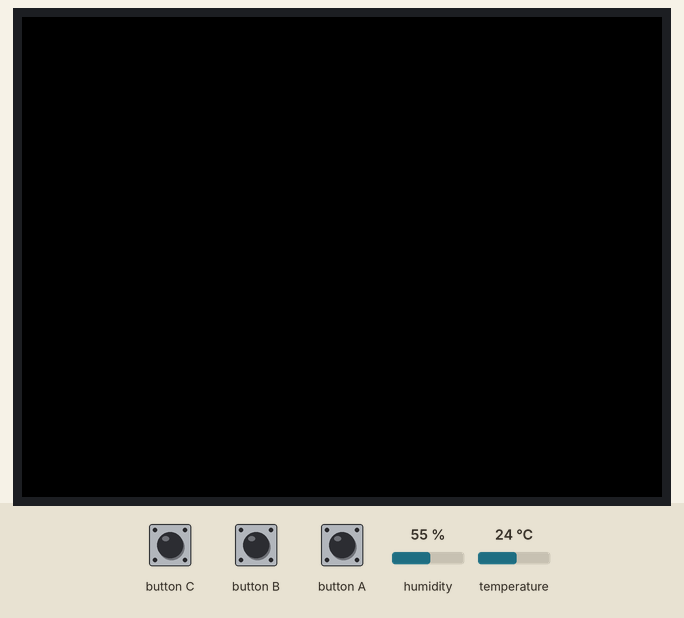
Bench run of a sketch on a simulated ESP32. Shown: 320×240 colour display. Inputs (shaded band) come from the test bench; at power-on: temperature 24 °C, humidity 55 %.

Above: at 1.3 s.
1.4 s: temperature set to 18.6 °C
2.9 s: temperature set to 17.4 °C
At 3.7 s:
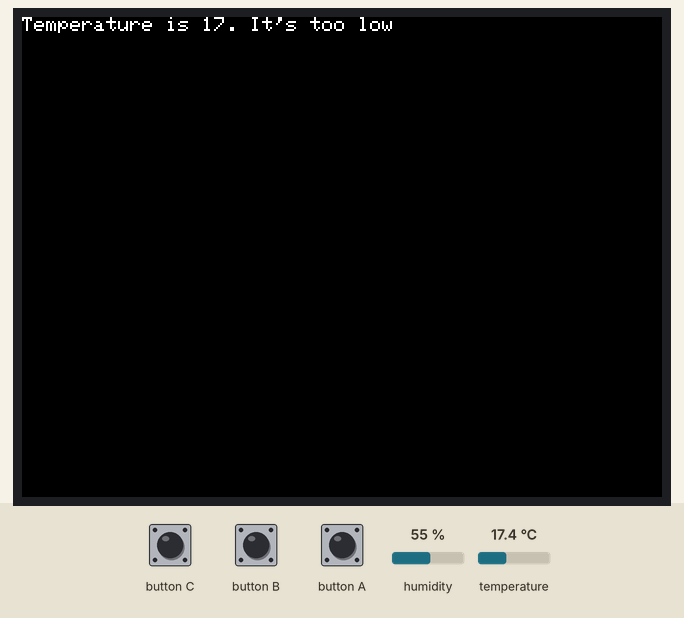
4.4 s: temperature set to 12 °C
At 4.9 s:
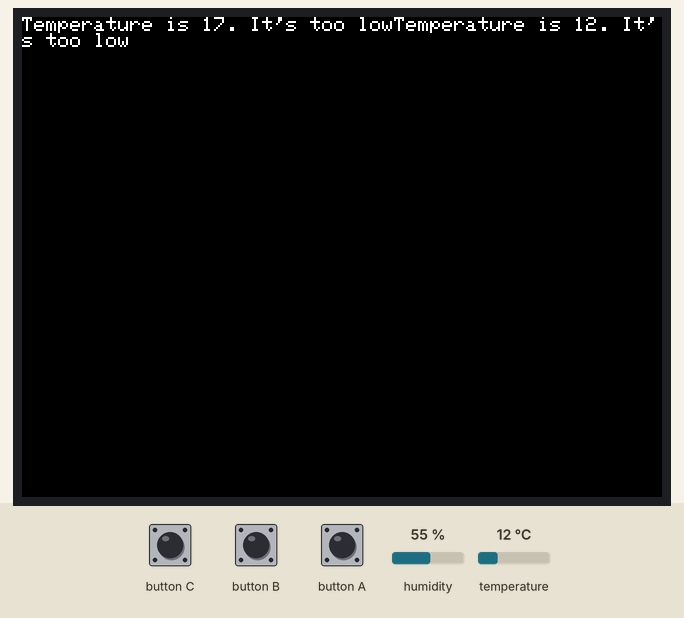
5.9 s: temperature set to 28 °C
At 7.1 s:
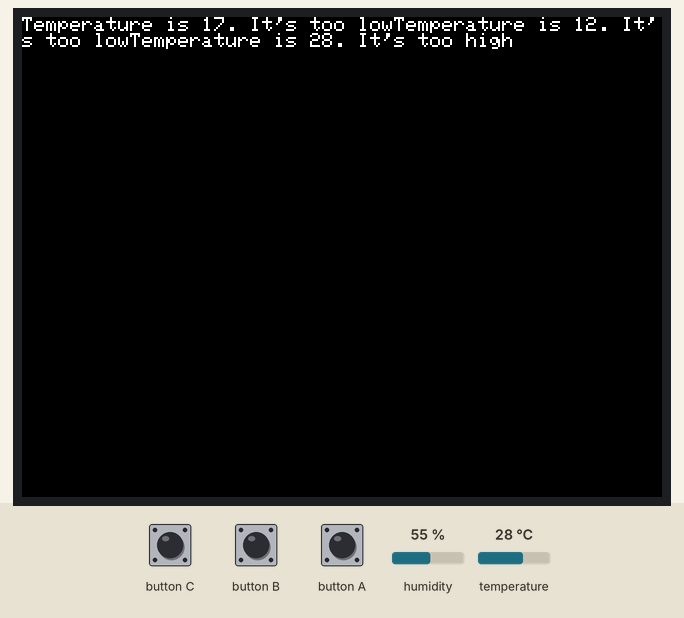
7.4 s: temperature set to 33 °C
At 8.4 s:
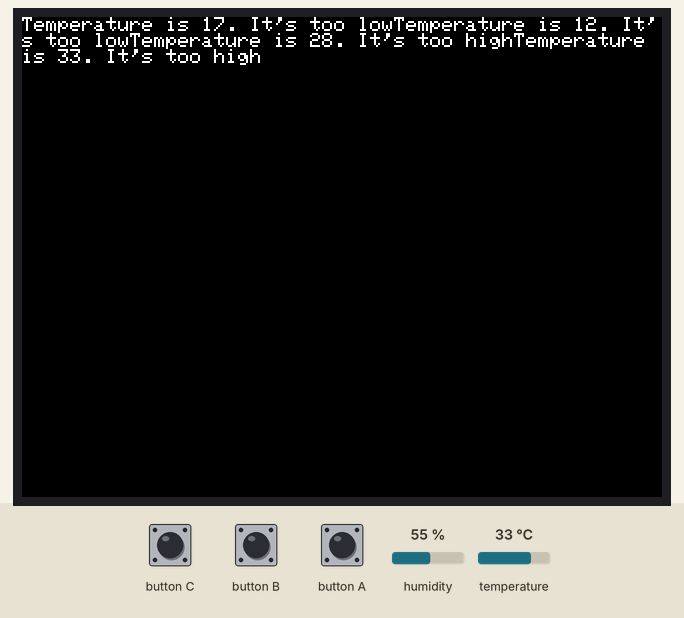
Timing chart, 0 to 9.9 s (numbered marks = the images above; inputs shaded):
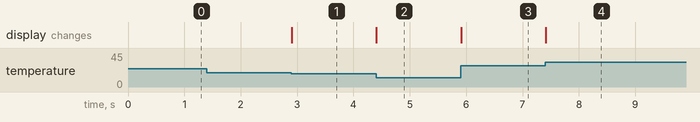

Measured:
- the behaviour switches between 18 and 17.9 °C on temperature (found by bisection; images 0 and 1)
- after the input at 1.4 s, every drawn part: stays the same
- after the input at 2.9 s, the display: changes at once (image 1)
- after the input at 4.4 s, the display: changes at once (image 2)
- after the input at 5.9 s, the display: changes at once (image 3)
- after the input at 7.4 s, the display: changes at once (image 4)

The sketch:

temp.ino
```cpp
#include <M5Stack.h>
#include "DHT12.h"
#include <Wire.h>

DHT12 dht12;
int t;
int old_t = -1000;

void setup() {
  // put your setup code here, to run once:
  M5.begin();
  Wire.begin();
}

void loop() {
  // put your main code here, to run repeatedly:
  t = dht12.readTemperature();
  if (t != old_t)
  {
    if (t > 27)
    {
      M5.Lcd.printf("Temperature is %d. It's too high", t);
    }
    else if (t < 18)
    {
      M5.Lcd.printf("Temperature is %d. It's too low", t);
    }
    old_t = t;
    M5.update();
  }
}
```
